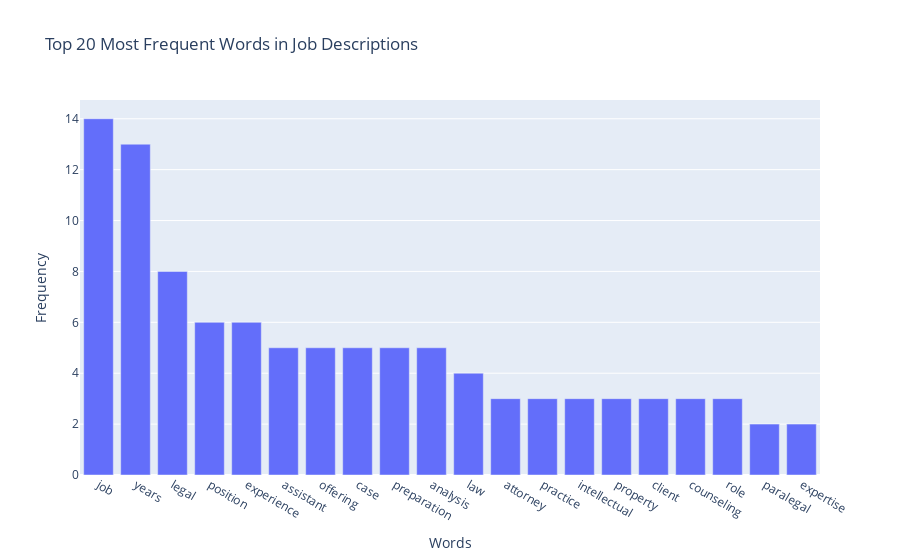

This figure's notebook cell:
### Markdown cell above
Generate and Display Plot

### Code cell
def display_word_frequency_plot(top_words):
    """Generate and display a bar plot of word frequencies using Plotly in the notebook.

    Args:
        top_words: List of tuples with (word, frequency) pairs.
    """
    try:
        words = [word for word, _ in top_words]
        frequencies = [freq for _, freq in top_words]
        
        fig = go.Figure(data=[go.Bar(x=words, y=frequencies)])
        fig.update_layout(
            title="Top 20 Most Frequent Words in Job Descriptions",
            xaxis_title="Words",
            yaxis_title="Frequency"
        )
        
        plotly.offline.init_notebook_mode(connected=True)
        fig.show()
        logger.info("Word frequency plot displayed in notebook")
    except Exception as e:
        logger.error(f"Error generating plot: {str(e)}")

display_word_frequency_plot(top_words)

### Figure 1 — Plotly figure (JSON) as saved in the notebook; plotly's stock layout.template omitted (floating-point values rounded to 4 significant figures)
{"data": [{"type": "bar", "x": ["job", "years", "legal", "position", "experience", "assistant", "offering", "case", "preparation", "analysis", "law", "attorney", "practice", "intellectual", "property", "client", "counseling", "role", "paralegal", "expertise"], "y": [14, 13, 8, 6, 6, 5, 5, 5, 5, 5, 4, 3, 3, 3, 3, 3, 3, 3, 2, 2]}], "layout": {"title": {"text": "Top 20 Most Frequent Words in Job Descriptions"}, "xaxis": {"title": {"text": "Words"}}, "yaxis": {"title": {"text": "Frequency"}}}}
